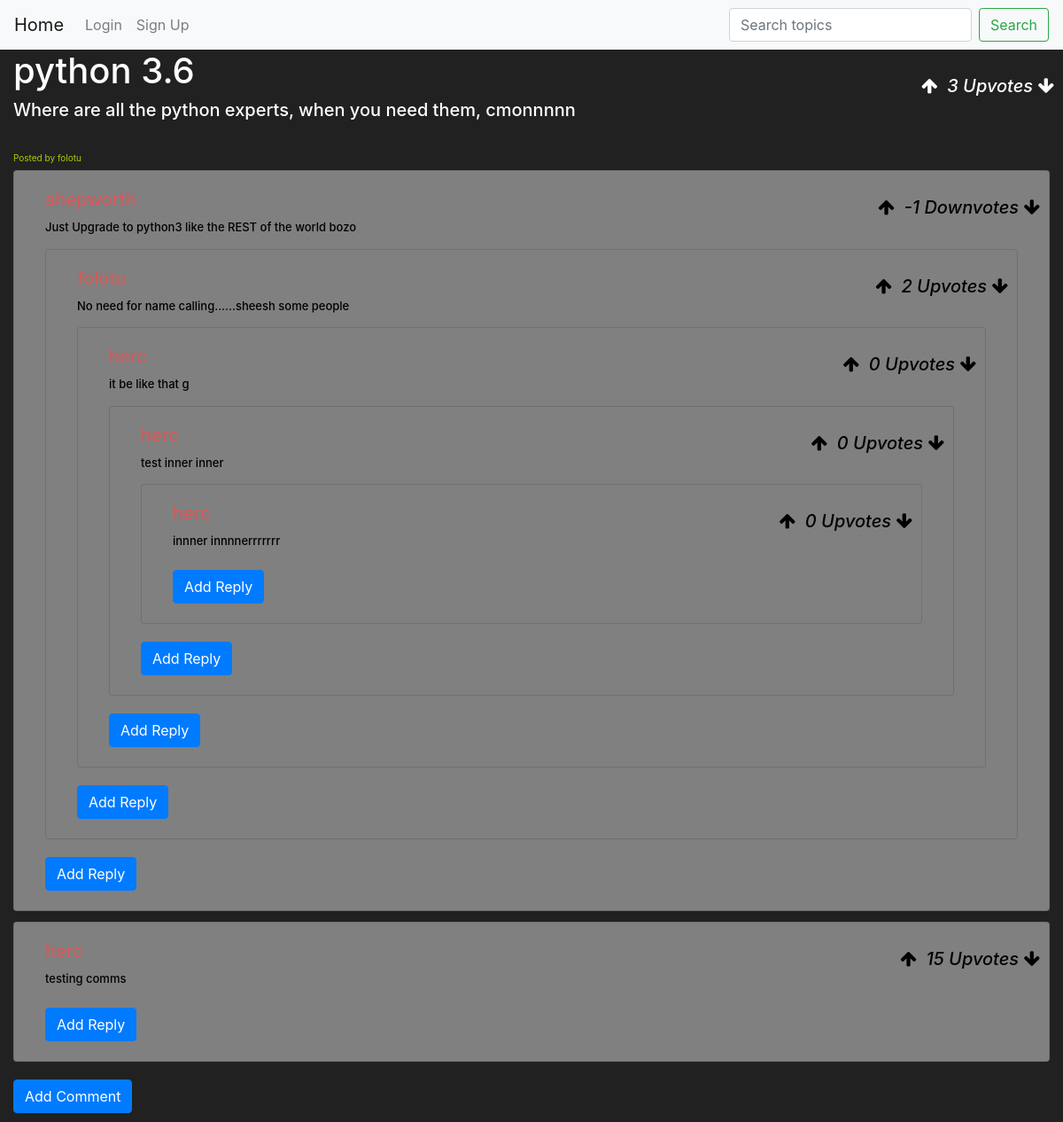
/post/1, run on an earlier commit of the app's database.
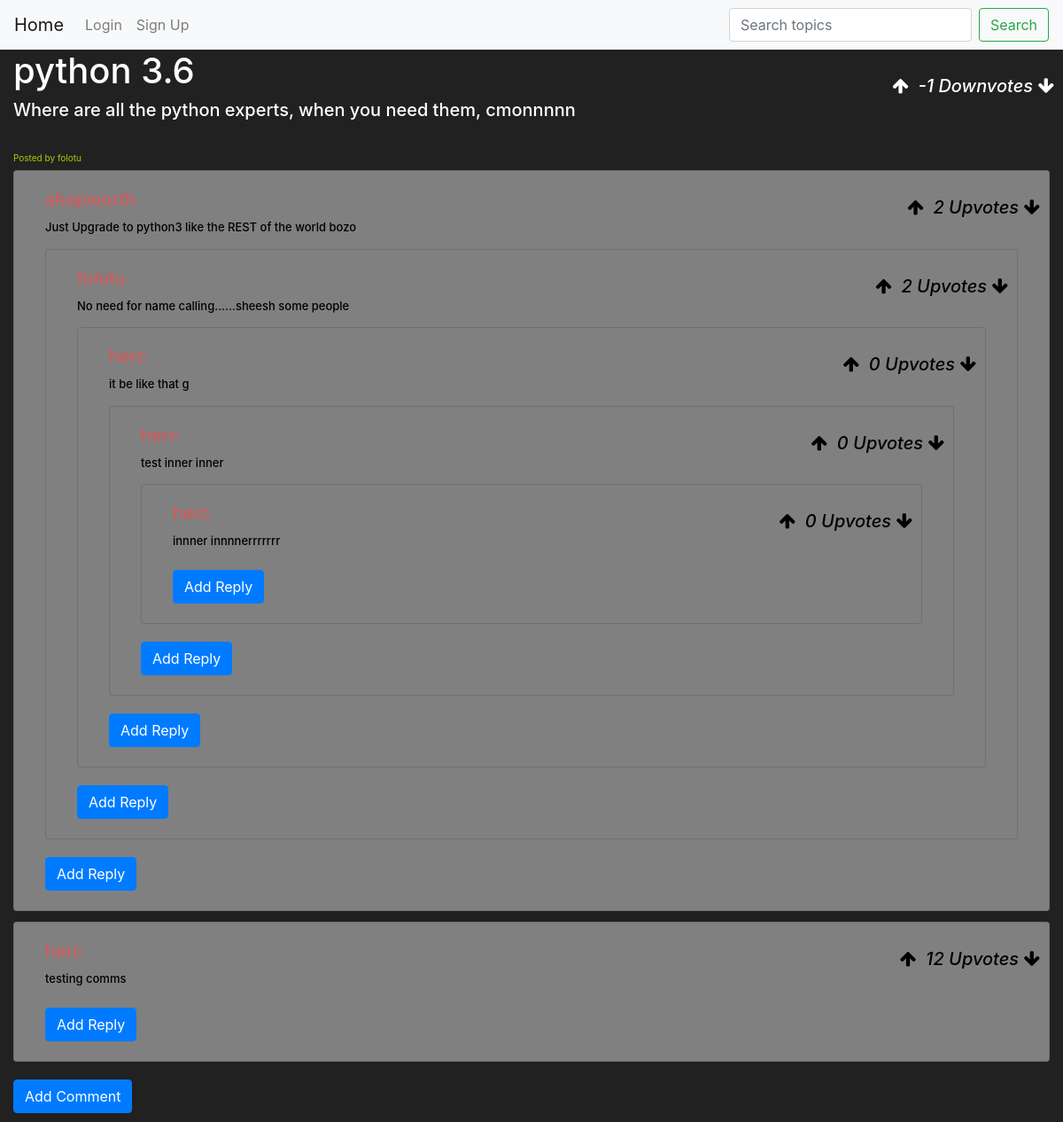
And on a later commit of the database.
### ForumApp/models.py (models this page shows, shortened)
class Post(db.Model):
    id = db.Column(db.Integer, primary_key=True)
    author_id = db.Column(db.Integer, db.ForeignKey('users.id'))
    author = db.relationship(Users, backref=backref("Post", cascade="all, delete"))
    category_id = db.Column(db.Integer, db.ForeignKey('category.id'), nullable=True)
    category = db.relationship(Category, backref=db.backref("post", lazy='dynamic'))
    number_of_votes = db.Column(db.Integer())
    title = db.Column(db.String(120))
    description = db.Column(db.String(10000))
    image_url = db.Column(db.String(200))
    created_at = db.Column(db.DateTime(timezone=True), default=func.now())
    updated_at = db.Column(db.DateTime(timezone=True), default=func.now())

class Users(db.Model, UserMixin):
    id = db.Column(db.Integer, primary_key=True)
    username = db.Column(db.String, unique=True, nullable=False)
    email = db.Column(db.String, unique=True, nullable=False)
    password = db.Column(db.String(150))
    active = db.Column(db.Boolean())
    roles = db.relationship('Role', secondary=roles_users, backref=db.backref('users', lazy='dynamic'))

class Comment(db.Model):
    id = db.Column(db.Integer, primary_key=True)
    author_id = db.Column(db.Integer, db.ForeignKey('users.id'))
    author = db.relationship(Users, backref=backref("Comment", cascade="all, delete"))
    post_id = db.Column(db.Integer, db.ForeignKey('post.id'))
    post = db.relationship(Post, backref=backref("Comment", cascade="all, delete"))
    number_of_votes = db.Column(db.Integer())
    comment = db.Column(db.String(10000))
    created_at = db.Column(db.DateTime(timezone=True), default=func.now())
    updated_at = db.Column(db.DateTime(timezone=True), default=func.now())

class Reply(db.Model):
    id = db.Column(db.Integer, primary_key=True)
    author_id = db.Column(db.Integer, db.ForeignKey('users.id'))
    author = db.relationship(Users, backref=backref("Reply", cascade="all, delete"))
    comment_id = db.Column(db.Integer, db.ForeignKey('comment.id'))
    comment = db.relationship(Comment, backref=backref("Reply", cascade="all, delete"))
    number_of_votes = db.Column(db.Integer())
    reply = db.Column(db.String(10000))
    replyparent_id = db.Column(db.Integer, db.ForeignKey('reply.id'))
    replies = db.relationship('Reply', backref=db.backref('replyparent', remote_side=[id]),lazy='dynamic')
    created_at = db.Column(db.DateTime(timezone=True), default=func.now())
    updated_at = db.Column(db.DateTime(timezone=True), default=func.now())

### ForumApp/views.py (the view)
@views.route('/post/<int:post_id>', methods=['GET'])
def post(post_id):
    post = Post.query.get(post_id)
    if not post:
        abort(404)
    comments = Comment.query.filter_by(post_id=post_id).all()
    replies = Reply.query.all()
    return render_template('post.html', post=post, comments=comments, replies=replies)

### ForumApp/templates/post.html (shortened to what this page needs)
{% extends "base.html" %}
{% block body %}
<div class="col-md-auto col-lg-auto col-sm-auto w-100">
    <h1>{{ post.title }}</h1>
    <h5>{{ post.description }} </h5>
    <small class="card-foot"> Posted by {{ post.author.username }} </small>
    <div class="arrow-button post">
        <i class="fa fa-arrow-up post" data-postid = {{ post.id }}></i>
            {% if post.number_of_votes >= 0 %}
                <i class=""> {{ post.number_of_votes }} Upvotes </i>
            {% elif post.number_of_votes < 0 %}
                <i class=""> {{ post.number_of_votes }} Downvotes </i>
            {% endif %}
        <i class="fa fa-arrow-down post" data-postid = {{ post.id }}></i>
    </div>
{% macro loop_replies(replies, comment, repparentid) %}
    {% for reply in replies %}
        <div class="card mb-12 col-md-auto col-lg-auto ">
            <div class="card-body">
                <h5 class="card-title">{{ reply.author.username }}</h5>
                <p class="card-text">{{ reply.reply }}</p>
                <div class="arrow-button">
                    <i class="fa fa-arrow-up" onclick="handleUpVote()"></i>
                    {% if reply.number_of_votes >= 0 %}
                        <i class=""> {{ reply.number_of_votes }} Upvotes </i>
                    {% elif reply.number_of_votes < 0 %}
                        <i class=""> {{ reply.number_of_votes }} Downvotes </i>
                    {% endif %}
                        <i class="fa fa-arrow-down"></i>
                </div>
                {% if reply.replies %}
                    {{ loop_replies(reply.replies, comment, reply.id) }}
                {% endif %}
            </div>
        </div>
    {% endfor %}
    <button type="button" id="replyNest-button" class="btn btn-primary nestreply">Add Reply</button>
{% endmacro %}
<div class="card-columns" style="column-count: 1;">
    {% for comment in post.Comment %}
        <div class="card mb-12 col-md-auto col-lg-auto ">
            <div class="card-body">
                <h5 class="card-title">{{ comment.author.username }}</h5>
                <p class="card-text">{{ comment.comment }}</p>
                {% for reply in comment.Reply %}
                    <div class="card mb-12 col-md-auto col-lg-auto ">
                        <div class="card-body">
                            <h5 class="card-title">{{ reply.author.username }}</h5>
                            <p class="card-text">{{ reply.reply }}</p>
                            <div class="arrow-button">
                                <i class="fa fa-arrow-up" onclick="handleUpVote()"></i>
                                {% if reply.number_of_votes >= 0 %}
                                    <i class=""> {{ reply.number_of_votes }} Upvotes </i>
                                {% elif reply.number_of_votes < 0 %}
                                    <i class=""> {{ reply.number_of_votes }} Downvotes </i>
                                {% endif %}
                                    <i class="fa fa-arrow-down"></i>
                            </div>
                            {% if reply.replies %}
                                {{ loop_replies(reply.replies, comment, reply.id) }}
                            {% endif %}
                        </div>
                    </div>
                {% endfor %}
                    <div class="arrow-button comment">
                        <i class="fa fa-arrow-up comment" data-commentid = {{ comment.id }}></i>
                            {% if comment.number_of_votes >= 0 %}
                                <i class=""> {{ comment.number_of_votes }} Upvotes </i>
                            {% elif comment.number_of_votes < 0 %}
                                <i class=""> {{ comment.number_of_votes }} Downvotes </i>
                            {% endif %}
                        <i class="fa fa-arrow-down comment" data-commentid = {{ comment.id }}></i>
                    </div>
                <button type="button" id="" class="btn btn-primary reply">Add Reply</button>
            </div>
        </div>
    {% endfor %}
                <button type="button" id="comment-button" class="btn btn-primary">Add Comment</button>
     </div>
</div>
{% endblock %}

### ForumApp/templates/base.html (shortened to what this page needs)
<!DOCTYPE html>
<html>
<link rel="stylesheet" href="{{ url_for('static', filename = '/css/base.css') }}">
<link rel="stylesheet" href="{{ url_for('static', filename = '/css/login.css') }}">
<link rel="stylesheet" href="https://stackpath.bootstrapcdn.com/font-awesome/4.7.0/css/font-awesome.min.css">
    <nav class="navbar navbar-expand-lg navbar-light bg-light">
        <a class="navbar-brand" href="/">Home</a>
        <div class="collapse navbar-collapse" id="navbarNav">
            <ul class="navbar-nav mr-auto">
                {% if current_user.is_authenticated %}
                <a class="nav-item nav-link" id="logout" href="/logout">Logout</a>
                <a class="nav-item nav-link" id="createpost" href="/post">Create Post</a>
                {% else %}
                <a class="nav-item nav-link" id="login" href="/login">Login</a>
                <a class="nav-item nav-link" id="signUp" href="/signup">Sign Up</a>
                {% endif %}
            </ul>
            <form class="form-inline" method="POST">
                <input class="form-control mr-sm-2" type="search" name="search" placeholder="Search topics" aria-label="Search">
                <button class="btn btn-outline-success my-2 my-sm-0" type="submit">Search</button>
            </form>
        </div>
    </nav>
    <h1>
<head>{% block header %}{% endblock %} </head>
<body>{% block body %}{% endblock %}</body>

### ForumApp/static/css/base.css (style rules this page uses)
body { background-color: #212121; color: white; }
.navbar { background-color: transparent; box-shadow: none; }
.card { display: block; width: 100%; height: 100%; text-decoration: none; cursor: pointer; pointer-events: auto; background-color: grey; }
.card-text { color: #000; font-size: small; }
.card-title { color: rgb(211, 90, 90); }
.card-foot { color: rgb(177, 204, 0); font-size: x-small; }
.card-columns { color: rgb(0, 0, 0); }
.arrow-button { position: absolute; top: 0; right: 0; padding: 10px; }
.arrow-button i { font-size: 20px; }

What changed in the data, as far as the page shows it:
changed Post "python 3.6": number_of_votes "3" → "-1"
changed Comment "Just Upgrade to python3 like the REST of the world bozo": number_of_votes "-1" → "2"; number_of_votes "Downvotes" → "Upvotes"
changed Comment "testing comms": number_of_votes "15" → "12"
Also different on the page:
text no longer shown: "Upvotes"
text now shown: "Downvotes"
